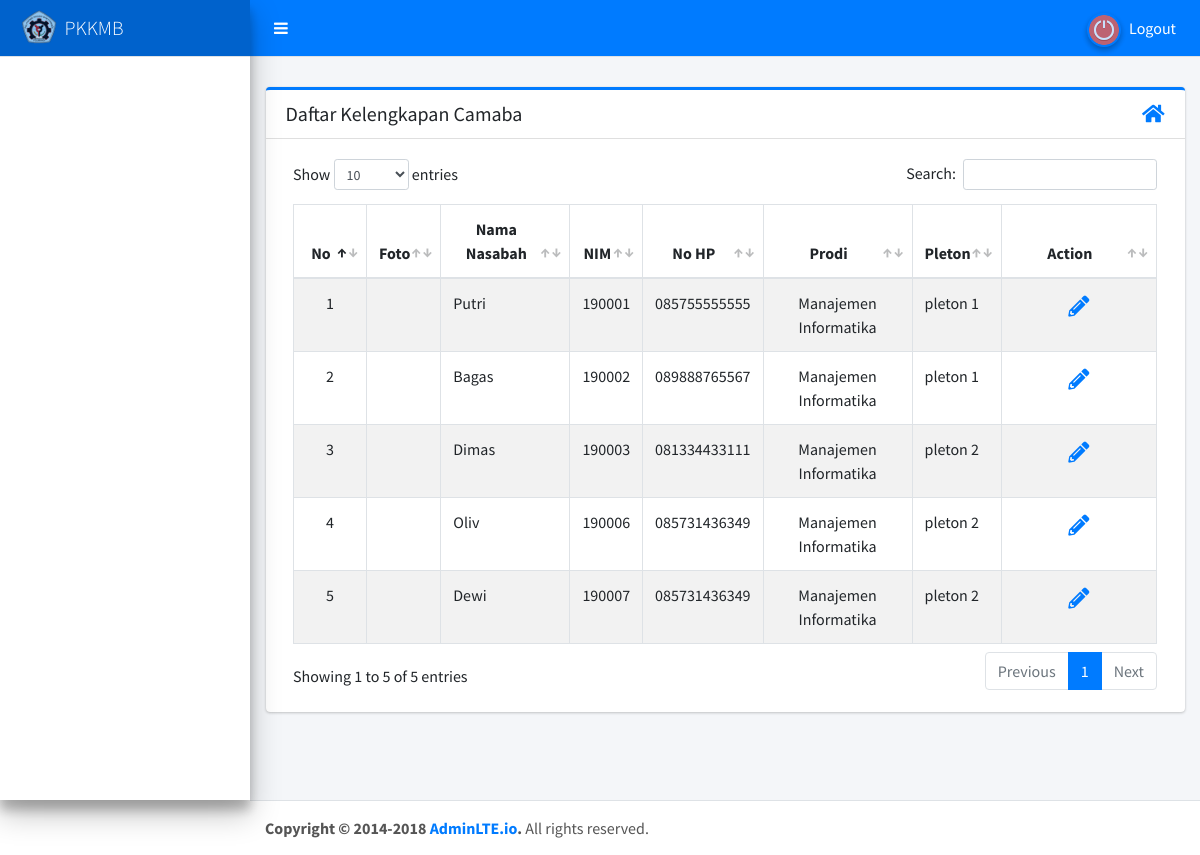
/index.php/penilaian_keaktifan, run on the app's committed database.
### tables this page shows
CREATE TABLE IF NOT EXISTS `tb_camaba` (
  `id_camaba` int(11) NOT NULL AUTO_INCREMENT,
  `nama_camaba` varchar(45) NOT NULL,
  `nim` int(11) NOT NULL,
  `no_hp` varchar(15) NOT NULL,
  `id_prodi` int(11) NOT NULL,
  `id_pleton` int(11) NOT NULL,
  PRIMARY KEY (`id_camaba`),
  KEY `id_prodi` (`id_prodi`),
  KEY `id_pleton` (`id_pleton`)
);

CREATE TABLE IF NOT EXISTS `tb_prodi` (
  `id_prodi` int(11) NOT NULL AUTO_INCREMENT,
  `prodi` varchar(45) NOT NULL,
  PRIMARY KEY (`id_prodi`)
);

CREATE TABLE IF NOT EXISTS `tb_pleton` (
  `id_pleton` int(11) NOT NULL AUTO_INCREMENT,
  `nama_pleton` varchar(45) NOT NULL,
  `id_panitia` int(11) NOT NULL,
  PRIMARY KEY (`id_pleton`),
  KEY `id_panitia` (`id_panitia`)
);

### application/libraries/template.php (called while the page is built)
<?php
class Template {
	protected $_ci;
	function __construct(){
		$this ->_ci=&get_instance();
	}
	function display($template,$data=null){
		$data['content']=$this->_ci->load->view($template,$data,true);
		$data['header']=$this->_ci->load->view('template/header',$data,true);
		$data['sidebar']=$this->_ci->load->view('template/sidebar',$data,true);
		$data['footer']=$this->_ci->load->view('template/footer',$data,true);
		$this->_ci->load->view('template/index', $data);
	}
}

### application/controllers/Penilaian_keaktifan.php (called while the page is built, shortened)
<?php
class Penilaian_keaktifan extends CI_Controller{
    function index()
	{
		$result=$this->Camaba_model->read();
        $data=array(
			'title'     => 'Daftar Kelengkapan Camaba',
			'list_camaba'	=> $result,
		);
		$this->template->display('admin/penilaian_keaktifan/list_camaba',$data);
	}
}
?>

### index.php (called while the page is built, shortened)
<?php
require_once BASEPATH.'core/CodeIgniter.php';

### application/models/Camaba_model.php (called while the page is built, shortened)
<?php
class Camaba_model extends CI_Model{
    public $table = 'tb_camaba';
    function read(){
        $this->db->join('tb_prodi','tb_camaba.id_prodi=tb_prodi.id_prodi');
        $this->db->join('tb_pleton','tb_camaba.id_pleton=tb_pleton.id_pleton');
        $this->db->order_by('tb_prodi.prodi','ASC');
        return $this->db->get($this->table)->result();
    }
}
?>

### application/views/admin/penilaian_keaktifan/list_camaba.php (the view, shortened to what this page needs)
<style>
.hidetext { -webkit-text-security: disc; /* Default */ }
</style>
<table class="table table-bordered table-striped" id="example1">
        <thead>
            <tr>
                <tr>
                    <th style="text-align: center; width: 30px;">No</th>
                    <th style="text-align: center; width: 10 px;">Foto</th>
                    <th style="text-align: center; ">Nama Nasabah</th>
                    <th style="text-align: center; ">NIM</th>
                    <th style="text-align: center">No HP</th>
                    <th style="text-align: center">Prodi</th>
                    <th style="text-align: center">Pleton</th>
                    <th style="text-align: center; width: 18%;">Action</th>
            </tr>
        </thead>
        <tbody>
        <?php
        $i=0;
        foreach ($list_camaba as $key) {
            ?>
            <tr>
                <td style="text-align: center"> <?php echo ++$i ?> </td>
                <td style="text-align: center">
                </td>
                <td><?php echo ucfirst($key->nama_camaba)  ?></td>
                <td style="text-align: center"><?php echo ucfirst($key->nim)  ?></td>
                <td style="text-align: center"><?php echo ($key->no_hp)  ?></td>
                <td style="text-align: center"><?php echo ucwords($key->prodi)  ?></td>
                <td ><?php echo ($key->nama_pleton)  ?></td>
                <td style="text-align: center">
                    <a href="<?php echo base_url('penilaian_keaktifan/detail_penilaianKeaktifan/'.$key->id_camaba)?>">
                        <span class="text-primary" style="font-size:21px">
                                <i class="fas fa-pencil-alt"></i>
                        </span>
                    </a>
                </td>
            </tr>
            <?php
        }
        ?>
        </tbody>
    </table>

### data on the page
tb_camaba: nama_camaba "Putri", nim "190001", no_hp "085755555555", id_prodi.prodi "Manajemen Informatika", id_pleton.nama_pleton "pleton 1"
tb_camaba: nama_camaba "Bagas", nim "190002", no_hp "089888765567", id_prodi.prodi "Manajemen Informatika", id_pleton.nama_pleton "pleton 1"
tb_camaba: nama_camaba "Dimas", nim "190003", no_hp "081334433111", id_prodi.prodi "Manajemen Informatika", id_pleton.nama_pleton "pleton 2"
tb_camaba: nama_camaba "Oliv", nim "190006", no_hp "085731436349", id_prodi.prodi "Manajemen Informatika", id_pleton.nama_pleton "pleton 2"
tb_camaba: nama_camaba "Dewi", nim "190007", no_hp "085731436349", id_prodi.prodi "Manajemen Informatika", id_pleton.nama_pleton "pleton 2"

### other printed values
$title "Daftar Kelengkapan Camaba"
